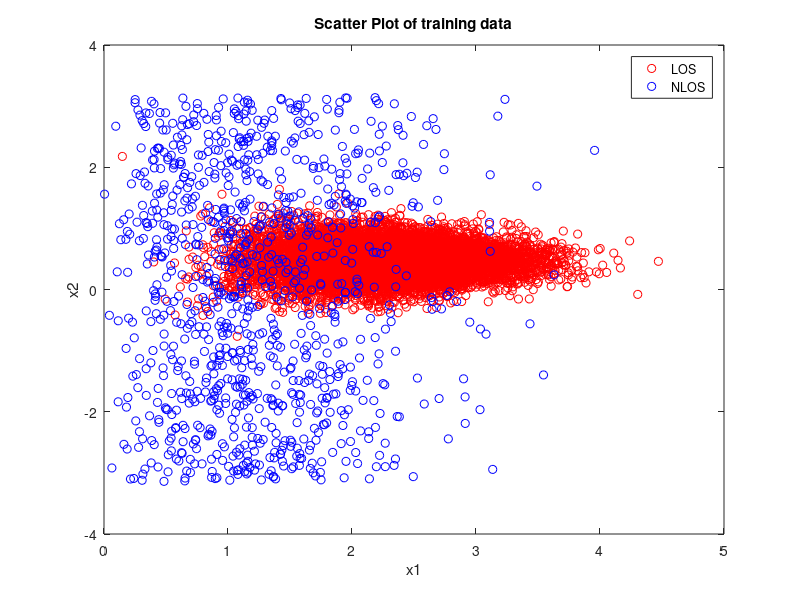

Write the MATLAB code that produced this figure. (Note: this script raises an error after producing the figure.)
close all;
clc;


load('data_5_1.mat');



%1.) Scatter Plot:
figure;
plot(LOS_train(1,:), LOS_train(2,:), 'r o');
hold on;
plot(NLOS_train(1,:), NLOS_train(2,:), 'b o');

legend('LOS', 'NLOS');
title('Scatter Plot of training data');
xlabel('x1');
ylabel('x2');

%%

% 2.) Max Likelyhood estimation
x1NLOS = NLOS_train(1,:);
ray_sigma = sqrt(sum(x1NLOS.^2)/(2*length(x1NLOS)));

x1LOS = LOS_train(1,:);
[rice_pdf, x_rice] = ksdensity(x1LOS);


x_ray = linspace(-1, 5, 50);
ray_pdf_func = @(x) x ./ (ray_sigma.^2) .* exp(-x.^2./(2*ray_sigma.^2));
ray_pdf = x_ray ./ (ray_sigma.^2) .* exp(-x_ray.^2./(2*ray_sigma.^2));


%Estimation of x2:
phaseLOSmy = sum(LOS_train(2,:)) / length(LOS_train(2,:));
phaseLOSsigmasq = sum((LOS_train(2,:)-phaseLOSmy).^2)/length(LOS_train(2,:));

phaseLOSfunc = @(x) 1/(sqrt(2*pi*phaseLOSsigmasq)) .* exp(-(x-phaseLOSmy).^2./(2*phaseLOSsigmasq));

phaseNLOSfunc = 1/(2*pi);


%%

% 3.)

[Nlos,Xlos] = hist(LOS_train(2,:), 100);
[Nnlos,Xnlos] = hist(NLOS_train(2,:), 100);

Nlos = Nlos ./ (sum(Nlos)*(Xlos(end)-Xlos(1)))*100;
Nnlos = Nnlos ./ (sum(Nnlos)*(Xnlos(end)-Xnlos(1)))*100;



figure;
bar(Xlos, Nlos, 'r');
hold on;
bar(Xnlos, Nnlos, 'b');

x_los = linspace(-pi,pi,100);
x_nlos = linspace(-pi,pi,100);

los_pdf = phaseLOSfunc(x_los);
nlos_pdf = phaseNLOSfunc*ones(size(x_nlos));

plot(x_los, los_pdf, 'r- ', 'LineWidth', 3);
plot(x_nlos, nlos_pdf, 'b- ', 'LineWidth', 3);

xlim([-pi pi]);
ylim([0 1.8]);

legend('LOS', 'NLOS');
title('Estimation of PDF for Phase');

%%

% 4.)

LOSPrior = length(LOS_train(1,:)) / (length(LOS_train(1,:)) + length(NLOS_train(1,:)));
NLOSPrior = length(NLOS_train(1,:)) / (length(LOS_train(1,:)) + length(NLOS_train(1,:)));

%ML Classification:

% first we try to classify the LOS_test data
pNLOS = ray_pdf_func(LOS_test(1,:)) * phaseNLOSfunc;
pLOS = interp1(x_rice, rice_pdf, LOS_test(1,:)) .* phaseLOSfunc(LOS_test(2,:));

figure;
plot(LOS_test(1,pLOS>pNLOS), LOS_test(2,pLOS>pNLOS), 'r o');
hold on;
plot(LOS_test(1,pLOS<=pNLOS), LOS_test(2,pLOS<=pNLOS), 'b o');


correct_classified = sum(pLOS>pNLOS);

%----
% now we try to classify the NLOS_test data
pNLOS = ray_pdf_func(NLOS_test(1,:)) * phaseNLOSfunc;
pLOS = interp1(x_rice, rice_pdf, NLOS_test(1,:)) .* phaseLOSfunc(NLOS_test(2,:));

%figure;
plot(NLOS_test(1,pLOS>pNLOS), NLOS_test(2,pLOS>pNLOS), 'r o');
plot(NLOS_test(1,pLOS<=pNLOS), NLOS_test(2,pLOS<=pNLOS), 'b o');


legend('as LOS classified', 'as NLOS classified');
title('ML-Classification(Amplitude and Phase): Scatter Plot of test data');
xlabel('x1');
ylabel('x2');

correct_classified = correct_classified + sum(pLOS<=pNLOS);

disp(['ML: Es wurden ', num2str(correct_classified/(length(LOS_train(1,:)) + length(NLOS_train(1,:)))*100), '% korrekt klassifiziert']);
%%
%Bayes Classification---------------------------------------------
% first we try to classify the LOS_test data

pNLOS = ray_pdf_func(LOS_test(1,:)) * NLOSPrior * phaseNLOSfunc;
pLOS = interp1(x_rice, rice_pdf, LOS_test(1,:))*LOSPrior .* phaseLOSfunc(LOS_test(2,:));

figure;
plot(LOS_test(1,pLOS>pNLOS), LOS_test(2,pLOS>pNLOS), 'r o');
hold on;
plot(LOS_test(1,pLOS<=pNLOS), LOS_test(2,pLOS<=pNLOS), 'b o');


correct_classified = sum(pLOS>pNLOS);
%----
% now we try to classify the NLOS_test data
pNLOS = ray_pdf_func(NLOS_test(1,:)) * NLOSPrior * phaseNLOSfunc;
pLOS = interp1(x_rice, rice_pdf, NLOS_test(1,:))*LOSPrior  .* phaseLOSfunc(NLOS_test(2,:));

%figure;
plot(NLOS_test(1,pLOS>pNLOS), NLOS_test(2,pLOS>pNLOS), 'r o');
plot(NLOS_test(1,pLOS<=pNLOS), NLOS_test(2,pLOS<=pNLOS), 'b o');


legend('as LOS classified', 'as NLOS classified');
title('Bayes-Classification(Amplitude and Phase): Scatter Plot of test data');
xlabel('x1');
ylabel('x2');

correct_classified = correct_classified + sum(pLOS<=pNLOS);
disp(['Bayes: Es wurden ', num2str(correct_classified/(length(LOS_train(1,:)) + length(NLOS_train(1,:)))*100), '% korrekt klassifiziert']);

